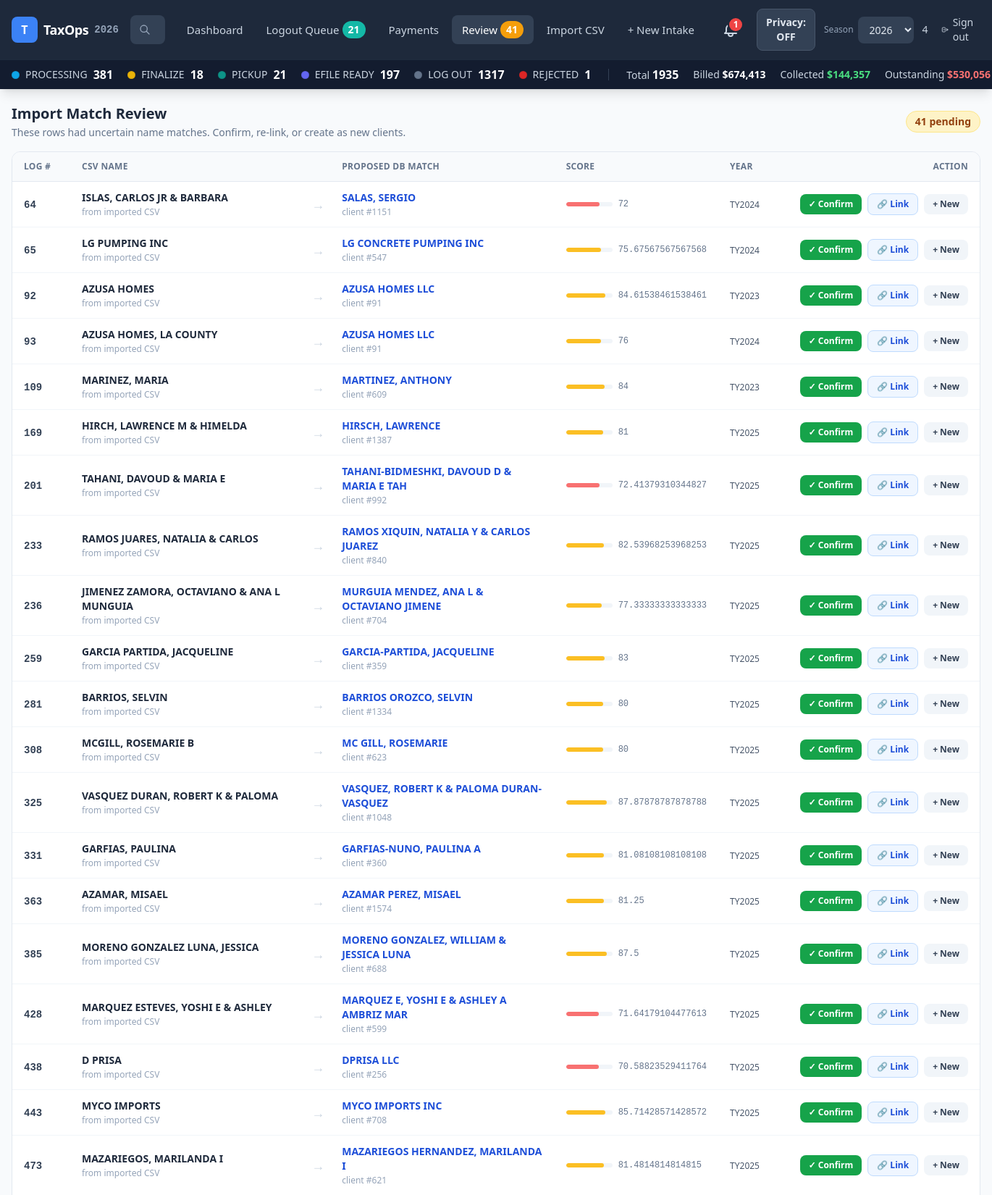
Screenshot of /review (signed in, upper part) with the database file from the repository.
### tables this page shows
CREATE TABLE review_queue (
          id INTEGER PRIMARY KEY,
          batch_id INTEGER,
          row_number INTEGER,
          reason TEXT,
          raw_json TEXT,
          created_at TEXT
        , status TEXT DEFAULT 'pending', csv_last TEXT, csv_first TEXT, csv_log TEXT, csv_year INTEGER, proposed_client_id INTEGER, match_score INTEGER, match_method TEXT, resolved_client_id INTEGER, resolved_at TEXT);

CREATE TABLE clients (
          id INTEGER PRIMARY KEY,
          last_name TEXT,
          first_name TEXT,
          display_name TEXT,
          referral_flag INTEGER,
          referred_by TEXT,
          created_at TEXT,
          updated_at TEXT
        , ssn_last4 TEXT, spouse_last_name TEXT, spouse_first_name TEXT, taxpayer_dob TEXT, spouse_dob TEXT, taxpayer_occupation TEXT, spouse_occupation TEXT, taxpayer_phone TEXT, taxpayer_cell TEXT, taxpayer_work_phone TEXT, spouse_cell TEXT, spouse_work_phone TEXT, taxpayer_email TEXT, spouse_email TEXT, address TEXT, is_new_client INTEGER DEFAULT 0, prior_year_log TEXT);

### app.py (the view)
@app.route("/review")
@login_required
def review_queue_page():
    conn = get_connection()
    items = conn.execute(
        """SELECT rq.*,
                  c.last_name  AS db_last,
                  c.first_name AS db_first
           FROM review_queue rq
           LEFT JOIN clients c ON c.id = rq.proposed_client_id
           WHERE rq.status = 'pending'
           ORDER BY rq.id ASC"""
    ).fetchall()
    conn.close()
    ctx = base_ctx()
    ctx.update({"active_page": "review", "items": [dict(i) for i in items]})
    return render_template("review_queue.html", **ctx)

### app.py (called while the page is built)
def privacy_mode_enabled() -> bool:
    return bool(session.get("privacy_mode"))

def login_required(f):
    @functools.wraps(f)
    def wrapper(*args, **kwargs):
        if not session.get("logged_in"):
            return redirect(url_for("login", next=request.path))
        return f(*args, **kwargs)
    return wrapper

@app.after_request
def _security_headers(response):
    response.headers["X-Frame-Options"]        = "DENY"
    response.headers["X-Content-Type-Options"] = "nosniff"
    response.headers["Referrer-Policy"]        = "same-origin"
    response.headers["Cache-Control"]          = "no-store"
    return response

def _form_badges(r: dict) -> list[str]:
    mapping = [
        ("form_1040",    "1040"),
        ("sched_a_d",    "A&D"),
        ("sched_c",      "SCH C"),
        ("sched_e",      "SCH E"),
        ("form_1120",    "1120"),
        ("form_1120s",   "1120S"),
        ("form_1065_llc","1065"),
        ("corp_officer", "CORP"),
        ("business_owner","BUS"),
        ("form_990_1041","990"),
    ]
    badges = [label for field, label in mapping if r.get(field)]
    if r.get("is_amended"):   badges.append("1040X")
    if r.get("has_w7"):       badges.append("W7")
    if r.get("is_extension"): badges.append("EXT")
    if r.get("transfer_flag") or r.get("transfer_2025_flag") or r.get("transfer_2026_flag"):
        badges.append("XFER")
    return badges

def _parse_iso_date(value: str | None):
    if not value:
        return None
    try:
        return datetime.strptime(value[:10], "%Y-%m-%d").date()
    except ValueError:
        return None

def get_status_counts(year: int) -> dict[str, int]:
    conn = get_connection()
    rows = conn.execute(
        "SELECT client_status, COUNT(*) n FROM returns "
        "WHERE (strftime('%Y', intake_date) = ? OR (intake_date IS NULL AND tax_year = ?)) "
        "GROUP BY client_status",
        (str(year), year - 1),
    ).fetchall()
    conn.close()
    return {r["client_status"]: r["n"] for r in rows if r["client_status"]}

def get_processors(year: int) -> list[str]:
    conn = get_connection()
    rows = conn.execute(
        "SELECT DISTINCT processor FROM returns "
        "WHERE (strftime('%Y', intake_date) = ? OR (intake_date IS NULL AND tax_year = ?)) "
        "AND processor IS NOT NULL ORDER BY processor",
        (str(year), year - 1),
    ).fetchall()
    conn.close()
    return [r["processor"] for r in rows]

### templates/review_queue.html (shortened to what this page needs)
{% extends "base.html" %}
{% block content %}
<div class="space-y-4">
  <div class="flex items-center justify-between">
    <div>
      <h1 class="text-xl font-bold text-slate-800">Import Match Review</h1>
      <p class="text-sm text-slate-500 mt-0.5">
        These rows had uncertain name matches. Confirm, re-link, or create as new clients.
      </p>
    </div>
    <span id="pending-badge"
          class="bg-amber-100 text-amber-800 font-bold text-sm px-3 py-1 rounded-full border border-amber-200">
      {{ items | length }} pending
    </span>
  </div>
  {% if not items %}
  <div class="bg-white rounded-xl border border-slate-200 px-6 py-16 text-center">
    <div class="text-5xl mb-3">✅</div>
    <div class="font-semibold text-slate-600 text-base">All caught up — no pending reviews.</div>
    <div class="text-sm text-slate-400 mt-1">Future CSV imports will add items here when a match is uncertain.</div>
  </div>
  {% else %}
  <div class="bg-white rounded-xl border border-slate-200 overflow-hidden">
    <table class="w-full text-sm">
      <thead class="bg-slate-50 border-b border-slate-200">
        <tr>
          <th class="px-4 py-3 text-left text-xs font-semibold text-slate-500 uppercase tracking-wide w-20">Log #</th>
          <th class="px-4 py-3 text-left text-xs font-semibold text-slate-500 uppercase tracking-wide">CSV Name</th>
          <th class="px-4 py-3 text-left text-xs font-semibold text-slate-500 uppercase tracking-wide w-8"></th>
          <th class="px-4 py-3 text-left text-xs font-semibold text-slate-500 uppercase tracking-wide">Proposed DB Match</th>
          <th class="px-4 py-3 text-left text-xs font-semibold text-slate-500 uppercase tracking-wide w-24">Score</th>
          <th class="px-4 py-3 text-left text-xs font-semibold text-slate-500 uppercase tracking-wide w-14">Year</th>
          <th class="px-4 py-3 text-right text-xs font-semibold text-slate-500 uppercase tracking-wide w-72">Action</th>
        </tr>
      </thead>
      <tbody class="divide-y divide-slate-100" id="review-tbody">
        {% for item in items %}
        <tr id="row-{{ item.id }}" class="hover:bg-slate-50 transition-colors">
          <td class="px-4 py-3">
            <span class="font-mono font-black text-slate-700">{{ item.csv_log or '—' }}</span>
          </td>
          <td class="px-4 py-3">
            <div class="font-semibold text-slate-800">
              {{ item.csv_last }}{% if item.csv_first %}, {{ item.csv_first }}{% endif %}
            </div>
            <div class="text-xs text-slate-400 mt-0.5">from imported CSV</div>
          </td>
          <td class="px-2 py-3 text-slate-300 text-lg text-center">→</td>
          <td class="px-4 py-3">
            {% if item.proposed_client_id %}
            <div class="font-semibold text-blue-700">
              {{ item.db_last }}{% if item.db_first %}, {{ item.db_first }}{% endif %}
            </div>
            <div class="text-xs text-slate-400 mt-0.5">client #{{ item.proposed_client_id }}</div>
            {% else %}
            <span class="text-slate-300 text-xs italic">no candidate found</span>
            {% endif %}
          </td>
          <td class="px-4 py-3">
            {% set score = item.match_score or 0 %}
            <div class="flex items-center gap-2">
              <div class="w-16 h-1.5 rounded-full bg-slate-100 overflow-hidden">
                <div class="h-full rounded-full
                            {% if score >= 88 %}bg-green-400
                            {% elif score >= 75 %}bg-amber-400
                            {% else %}bg-red-400{% endif %}"
                     style="width: {{ score }}%"></div>
              </div>
              <span class="text-xs font-mono text-slate-500">{{ score }}</span>
            </div>
          </td>
          <td class="px-4 py-3">
            <span class="text-xs text-slate-600">TY{{ item.csv_year or '?' }}</span>
          </td>
          <td class="px-4 py-3">
            <div class="flex items-center justify-end gap-2" id="actions-{{ item.id }}">
              {% if item.proposed_client_id %}
              <button onclick="resolve({{ item.id }}, 'confirm')"
                      class="text-xs font-semibold px-3 py-1.5 rounded-lg bg-green-600 text-white hover:bg-green-700 transition-colors">
                ✓ Confirm
              </button>
              {% endif %}
              <button onclick="showLinkSearch({{ item.id }})"
                      class="text-xs font-semibold px-3 py-1.5 rounded-lg bg-blue-50 text-blue-700 border border-blue-200 hover:bg-blue-100 transition-colors">
                🔗 Link
              </button>
              <button onclick="resolve({{ item.id }}, 'new')"
                      class="text-xs font-semibold px-3 py-1.5 rounded-lg bg-slate-100 text-slate-700 hover:bg-slate-200 transition-colors">
                + New
              </button>
            </div>
          </td>
        </tr>
        {% endfor %}
      </tbody>
    </table>
  </div>
  {% endif %}
</div>
{% endblock %}

### static/app.css (style rules this page uses)
body { font-size: 1rem; line-height: 1.6; -webkit-font-smoothing: antialiased; }

### rows the page displays
review_queue: csv_log "64", csv_last "ISLAS", csv_first "CARLOS JR & BARBARA", db_last "SALAS", db_first "SERGIO", proposed_client_id "1151", match_score "72", csv_year "2024"
review_queue: csv_log "65", csv_last "LG PUMPING INC", db_last "LG CONCRETE PUMPING INC", proposed_client_id "547", match_score "75.67567567567568", csv_year "2024"
review_queue: csv_log "92", csv_last "AZUSA HOMES", db_last "AZUSA HOMES LLC", proposed_client_id "91", match_score "84.61538461538461", csv_year "2023"
review_queue: csv_log "93", csv_last "AZUSA HOMES", csv_first "LA COUNTY", db_last "AZUSA HOMES LLC", proposed_client_id "91", match_score "76", csv_year "2024"
review_queue: csv_log "109", csv_last "MARINEZ", csv_first "MARIA", db_last "MARTINEZ", db_first "ANTHONY", proposed_client_id "609", match_score "84", csv_year "2023"
review_queue: csv_log "169", csv_last "HIRCH", csv_first "LAWRENCE M & HIMELDA", db_last "HIRSCH", db_first "LAWRENCE", proposed_client_id "1387", match_score "81", csv_year "2025"
review_queue: csv_log "201", csv_last "TAHANI", csv_first "DAVOUD & MARIA E", db_last "TAHANI-BIDMESHKI", db_first "DAVOUD D & MARIA E TAH", proposed_client_id "992", match_score "72.41379310344827", csv_year "2025"
review_queue: csv_log "233", csv_last "RAMOS JUARES", csv_first "NATALIA & CARLOS", db_last "RAMOS XIQUIN", db_first "NATALIA Y & CARLOS JUAREZ", proposed_client_id "840", match_score "82.53968253968253", csv_year "2025"
review_queue: csv_log "236", csv_last "JIMENEZ ZAMORA", csv_first "OCTAVIANO & ANA L MUNGUIA", db_last "MURGUIA MENDEZ", db_first "ANA L & OCTAVIANO JIMENE", proposed_client_id "704", match_score "77.33333333333333", csv_year "2025"
review_queue: csv_log "259", csv_last "GARCIA PARTIDA", csv_first "JACQUELINE", db_last "GARCIA-PARTIDA", db_first "JACQUELINE", proposed_client_id "359", match_score "83", csv_year "2025"
review_queue: csv_log "281", csv_last "BARRIOS", csv_first "SELVIN", db_last "BARRIOS OROZCO", db_first "SELVIN", proposed_client_id "1334", match_score "80", csv_year "2025"
review_queue: csv_log "308", csv_last "MCGILL", csv_first "ROSEMARIE B", db_last "MC GILL", db_first "ROSEMARIE", proposed_client_id "623", match_score "80", csv_year "2025"
review_queue: csv_log "325", csv_last "VASQUEZ DURAN", csv_first "ROBERT K & PALOMA", db_last "VASQUEZ", db_first "ROBERT K & PALOMA DURAN-VASQUEZ", proposed_client_id "1048", match_score "87.87878787878788", csv_year "2025"
review_queue: csv_log "331", csv_last "GARFIAS", csv_first "PAULINA", db_last "GARFIAS-NUNO", db_first "PAULINA A", proposed_client_id "360", match_score "81.08108108108108", csv_year "2025"
review_queue: csv_log "363", csv_last "AZAMAR", csv_first "MISAEL", db_last "AZAMAR PEREZ", db_first "MISAEL", proposed_client_id "1574", match_score "81.25", csv_year "2025"
review_queue: csv_log "385", csv_last "MORENO GONZALEZ LUNA", csv_first "JESSICA", db_last "MORENO GONZALEZ", db_first "WILLIAM & JESSICA LUNA", proposed_client_id "688", match_score "87.5", csv_year "2025"
review_queue: csv_log "428", csv_last "MARQUEZ ESTEVES", csv_first "YOSHI E & ASHLEY", db_last "MARQUEZ E", db_first "YOSHI E & ASHLEY A AMBRIZ MAR", proposed_client_id "599", match_score "71.64179104477613", csv_year "2025"
review_queue: csv_log "438", csv_last "D PRISA", db_last "DPRISA LLC", proposed_client_id "256", match_score "70.58823529411764", csv_year "2025"
review_queue: csv_log "443", csv_last "MYCO IMPORTS", db_last "MYCO IMPORTS INC", proposed_client_id "708", match_score "85.71428571428572", csv_year "2025"
review_queue: csv_log "473", csv_last "MAZARIEGOS", csv_first "MARILANDA I", db_last "MAZARIEGOS HERNANDEZ", db_first "MARILANDA I", proposed_client_id "621", match_score "81.4814814814815", csv_year "2025"

### other values shown
{{ current_year }} "2026"
{{ pc }} "21"
{{ pending_review_count }} "41"
{{ rejected_count }} "1"
{{ session.get('username', '') }} "4"
{{ s }} "PROCESSING" "FINALIZE" "PICKUP" "EFILE READY" "LOG OUT" "REJECTED"
{{ status_counts.get(s, 0) }} "381" "18" "21" "197" "1317" "1"
{{ status_counts.values() | sum }} "1935"
{{ "{:,.0f}".format(totals.billed) }} "674,413"
{{ "{:,.0f}".format(totals.collected) }} "144,357"
{{ "{:,.0f}".format(totals.outstanding) }} "530,056"
{{ items | length }} "41"
form field value "2026"
